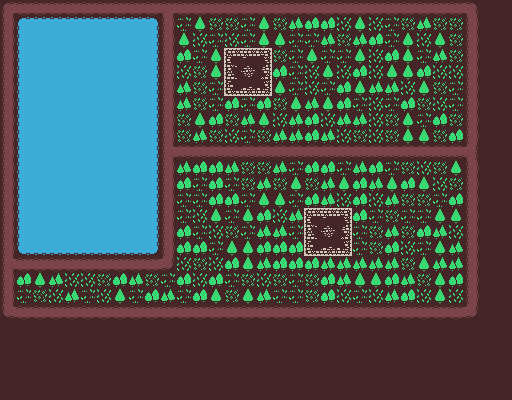

A level layout from a 2D game, rendered from its tile map. Below: a short description, then the map file with its tile-grid data intact:
An orthogonal 32x25 tile map with 16x16 px tiles, 1 tile layer (Tilemap).

<map version="1.10" tiledversion="1.10.2" orientation="orthogonal" renderorder="right-down" width="32" height="25" tilewidth="16" tileheight="16" infinite="0" backgroundcolor="#442629" nextlayerid="3" nextobjectid="1">
 <editorsettings>
  <export target="../../mudlands.json" format="json" />
 </editorsettings>
 <tileset firstgid="1" source="colored-transparent.tsx" />
 <layer id="1" name="Tilemap" width="32" height="25">
  <data encoding="csv">
59,2684354618,2684354618,2684354618,2684354618,2684354618,2684354618,2684354618,2684354618,2684354618,2684354620,2684354618,2684354618,2684354618,2684354618,2684354618,2684354618,2684354618,2684354618,2684354618,2684354618,2684354618,2684354618,2684354618,2684354618,2684354618,2684354618,2684354618,2684354618,2147483707,0,0,
58,256,2684354815,2684354815,2684354815,2684354815,2684354815,2684354815,2684354815,2147483904,58,6,50,7,7,6,50,7,102,53,53,8,50,8,6,7,102,7,7,58,0,0,
58,255,254,254,254,254,254,254,254,2147483903,58,50,8,6,8,6,50,50,6,6,102,7,102,53,6,50,8,50,7,58,0,0,
58,255,254,254,254,254,254,254,254,2147483903,58,53,6,50,19,20,21,7,6,50,6,6,50,8,53,50,6,102,7,58,0,0,
58,255,254,254,254,254,254,254,254,2147483903,58,8,7,50,68,69,70,53,6,8,50,8,53,8,50,50,53,8,8,58,0,0,
58,255,254,254,254,254,254,254,254,2147483903,58,102,7,6,117,118,119,50,6,8,6,53,50,102,102,8,50,7,6,58,0,0,
58,255,254,254,254,254,254,254,254,2147483903,58,102,7,6,53,6,53,7,50,102,50,53,6,8,6,53,7,8,6,58,0,0,
58,255,254,254,254,254,254,254,254,2147483903,58,7,50,53,7,102,50,8,102,53,8,102,102,8,7,50,6,53,7,58,0,0,
58,255,254,254,254,254,254,254,254,2147483903,58,7,102,7,8,6,7,102,102,53,102,8,7,8,7,50,50,7,53,58,0,0,
58,255,254,254,254,254,254,254,254,2147483903,60,1610612794,1610612794,1610612794,1610612794,1610612794,1610612794,1610612794,1610612794,1610612794,1610612794,1610612794,1610612794,1610612794,1610612794,1610612794,1610612794,1610612794,1610612794,2147483708,0,0,
58,255,254,254,254,254,254,254,254,2147483903,58,102,53,53,102,7,7,102,6,53,53,6,102,53,6,7,8,7,50,58,0,0,
58,255,254,254,254,254,254,254,254,2147483903,58,53,6,53,6,7,102,7,50,7,102,50,53,102,50,53,50,8,7,58,0,0,
58,255,254,254,254,254,254,254,254,2147483903,58,6,6,53,53,6,50,50,6,53,102,8,53,8,102,7,7,6,53,58,0,0,
58,255,254,254,254,254,254,254,254,2147483903,58,6,8,50,6,50,53,8,102,19,20,21,53,6,7,6,6,50,50,58,0,0,
58,255,254,254,254,254,254,254,254,2147483903,58,53,6,8,7,6,102,102,6,68,69,70,6,7,102,7,53,102,8,58,0,0,
58,1073742080,3758096639,3758096639,3758096639,3758096639,3758096639,3758096639,3758096639,3221225728,58,53,53,6,50,50,53,53,53,117,118,119,6,7,53,8,6,50,102,58,0,0,
60,2684354618,2684354618,2684354618,2684354618,2684354618,2684354618,2684354618,2684354618,2684354618,3221225531,8,7,8,53,50,102,53,53,53,102,102,102,102,102,7,50,102,102,58,0,0,
58,53,50,102,8,8,7,53,102,7,6,53,8,53,6,7,8,7,6,7,53,102,50,50,53,102,7,50,53,58,0,0,
58,6,7,8,102,6,8,50,6,53,102,6,53,50,7,50,102,6,6,7,53,8,6,8,102,53,8,50,8,58,0,0,
1073741883,2684354618,2684354618,2684354618,2684354618,2684354618,2684354618,2684354618,2684354618,2684354618,2684354618,2684354618,2684354618,2684354618,2684354618,2684354618,2684354618,2684354618,2684354618,2684354618,2684354618,2684354618,2684354618,2684354618,2684354618,2684354618,2684354618,2684354618,2684354618,3221225531,0,0,
0,0,0,0,0,0,0,0,0,0,0,0,0,0,0,0,0,0,0,0,0,0,0,0,0,0,0,0,0,0,0,0,
0,0,0,0,0,0,0,0,0,0,0,0,0,0,0,0,0,0,0,0,0,0,0,0,0,0,0,0,0,0,0,0,
0,0,0,0,0,0,0,0,0,0,0,0,0,0,0,0,0,0,0,0,0,0,0,0,0,0,0,0,0,0,0,0,
0,0,0,0,0,0,0,0,0,0,0,0,0,0,0,0,0,0,0,0,0,0,0,0,0,0,0,0,0,0,0,0,
0,0,0,0,0,0,0,0,0,0,0,0,0,0,0,0,0,0,0,0,0,0,0,0,0,0,0,0,0,0,0,0
</data>
 </layer>
 <objectgroup id="2" name="Enemies" />
</map>